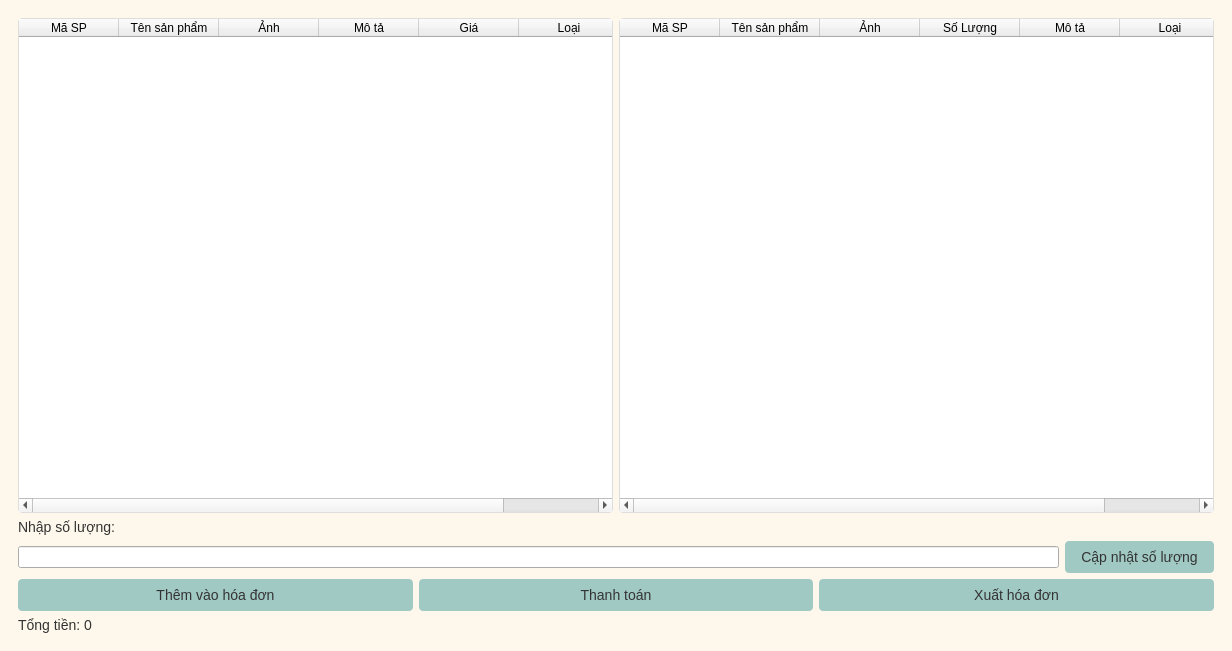
<?xml version="1.0" encoding="UTF-8"?>
<ui version="4.0">
 <class>MainWindow</class>
 <widget class="QMainWindow" name="MainWindow">
  <property name="geometry">
   <rect>
    <x>0</x>
    <y>0</y>
    <width>1232</width>
    <height>651</height>
   </rect>
  </property>
  <property name="windowTitle">
   <string>Order Management System</string>
  </property>
  <property name="styleSheet">
   <string notr="true">
    QMainWindow {
        background-color: #fef8ec;
    }
    QPushButton {
        background-color: #a0c9c3;
        color: #333;
        border: none;
        padding: 8px 16px;
        border-radius: 4px;
        font-size: 14px;
    }
    QPushButton:hover {
        background-color: #657d81;
		color: white;
    }
    QTableWidget {
        background-color: white;
        border: 1px solid #ddd;
        border-radius: 4px;
    }
    QTableWidget::item {
        padding: 4px;
    }
    QLabel {
        font-size: 14px;
        color: #333;
    }
    QDateEdit, QSpinBox {
        padding: 4px;
        border: 1px solid #ddd;
        border-radius: 4px;
    }
   </string>
  </property>
  <widget class="QWidget" name="centralwidget">
   <layout class="QHBoxLayout" name="horizontalLayout_3">
    <item>
     <widget class="QStackedWidget" name="stackedWidget">
      <property name="currentIndex">
       <number>1</number>
      </property>
      <widget class="QWidget" name="page_order_list">
       <layout class="QVBoxLayout" name="verticalLayout_2">
        <item>
         <widget class="QGroupBox" name="groupBox_filters">
          <property name="title">
           <string>Tìm kiếm</string>
          </property>
          <layout class="QGridLayout" name="gridLayout">
           <item row="0" column="0">
            <widget class="QLabel" name="label_date_from">
             <property name="text">
              <string>From Date:</string>
             </property>
            </widget>
           </item>
           <item row="0" column="1">
            <widget class="QDateEdit" name="dateEdit_from"/>
           </item>
           <item row="0" column="2">
            <widget class="QLabel" name="label_date_to">
             <property name="text">
              <string>To Date:</string>
             </property>
            </widget>
           </item>
           <item row="0" column="3">
            <widget class="QDateEdit" name="dateEdit_to"/>
           </item>
           <item row="1" column="0">
            <widget class="QLabel" name="label_price_from">
             <property name="text">
              <string>Price From:</string>
             </property>
            </widget>
           </item>
           <item row="1" column="1">
            <widget class="QSpinBox" name="spinBox_price_from">
             <property name="maximum">
              <number>999999999</number>
             </property>
            </widget>
           </item>
           <item row="1" column="2">
            <widget class="QLabel" name="label_price_to">
             <property name="text">
              <string>Price To:</string>
             </property>
            </widget>
           </item>
           <item row="1" column="3">
            <widget class="QSpinBox" name="spinBox_price_to">
             <property name="maximum">
              <number>999999999</number>
             </property>
            </widget>
           </item>
          </layout>
         </widget>
        </item>
        <item>
         <layout class="QHBoxLayout" name="horizontalLayout">
          <item>
           <widget class="QPushButton" name="pushButton_create_order">
            <property name="text">
             <string>Tạo đơn hàng</string>
            </property>
           </widget>
          </item>
          <item>
           <widget class="QPushButton" name="pushButton_view_details">
            <property name="text">
             <string>Xem chi tiết đơn hàng</string>
            </property>
           </widget>
          </item>
         </layout>
        </item>
        <item>
         <widget class="QTableWidget" name="tableWidget_orders">
          <attribute name="horizontalHeaderStretchLastSection">
           <bool>true</bool>
          </attribute>
          <column>
           <property name="text">
            <string>Mã DH</string>
           </property>
          </column>
          <column>
           <property name="text">
            <string>Mã KH</string>
           </property>
          </column>
          <column>
           <property name="text">
            <string>Mã NV</string>
           </property>
          </column>
          <column>
           <property name="text">
            <string>Ngày đặt </string>
           </property>
          </column>
          <column>
           <property name="text">
            <string>Tổng tiền</string>
           </property>
          </column>
          <column>
           <property name="text">
            <string>Trạng thái</string>
           </property>
          </column>
         </widget>
        </item>
       </layout>
      </widget>
      <widget class="QWidget" name="page_create_order">
       <layout class="QHBoxLayout" name="horizontalLayout_6">
        <item>
         <layout class="QVBoxLayout" name="verticalLayout">
          <item>
           <layout class="QHBoxLayout" name="horizontalLayout_4">
            <item>
             <widget class="QTableWidget" name="tableWidget_product">
              <attribute name="horizontalHeaderStretchLastSection">
               <bool>true</bool>
              </attribute>
              <column>
               <property name="text">
                <string>Mã SP</string>
               </property>
              </column>
              <column>
               <property name="text">
                <string>Tên sản phẩm</string>
               </property>
              </column>
              <column>
               <property name="text">
                <string>Ảnh</string>
               </property>
              </column>
              <column>
               <property name="text">
                <string>Mô tả</string>
               </property>
              </column>
              <column>
               <property name="text">
                <string>Giá</string>
               </property>
              </column>
              <column>
               <property name="text">
                <string>Loại</string>
               </property>
              </column>
             </widget>
            </item>
            <item>
             <widget class="QTableWidget" name="tableWidget_menu">
              <column>
               <property name="text">
                <string>Mã SP</string>
               </property>
              </column>
              <column>
               <property name="text">
                <string>Tên sản phẩm</string>
               </property>
              </column>
              <column>
               <property name="text">
                <string>Ảnh</string>
               </property>
              </column>
              <column>
               <property name="text">
                <string>Số Lượng</string>
               </property>
              </column>
              <column>
               <property name="text">
                <string>Mô tả</string>
               </property>
              </column>
              <column>
               <property name="text">
                <string>Loại</string>
               </property>
              </column>
             </widget>
            </item>
           </layout>
          </item>
          <item>
           <widget class="QLabel" name="label_quantity">
            <property name="text">
             <string>Nhập số lượng:</string>
            </property>
           </widget>
          </item>
          <item>
           <layout class="QHBoxLayout" name="horizontalLayout_5">
            <item>
             <widget class="QLineEdit" name="lineEdit_quantity"/>
            </item>
            <item>
             <widget class="QPushButton" name="updateSLButton">
              <property name="text">
               <string>Cập nhật số lượng</string>
              </property>
             </widget>
            </item>
           </layout>
          </item>
          <item>
           <layout class="QHBoxLayout" name="horizontalLayout_2">
            <item>
             <widget class="QPushButton" name="pushButton_add_to_order">
              <property name="text">
               <string>Thêm vào hóa đơn</string>
              </property>
             </widget>
            </item>
            <item>
             <widget class="QPushButton" name="pushButton_payment">
              <property name="text">
               <string>Thanh toán</string>
              </property>
             </widget>
            </item>
            <item>
             <widget class="QPushButton" name="pushButton_print">
              <property name="text">
               <string>Xuất hóa đơn</string>
              </property>
             </widget>
            </item>
           </layout>
          </item>
          <item>
           <widget class="QLabel" name="label_total">
            <property name="text">
             <string>Tổng tiền: 0</string>
            </property>
           </widget>
          </item>
         </layout>
        </item>
       </layout>
      </widget>
      <widget class="QWidget" name="page_order_details">
       <layout class="QVBoxLayout" name="verticalLayout_4">
        <item>
         <widget class="QLabel" name="label_order_details">
          <property name="styleSheet">
           <string>font-size: 18px; font-weight: bold; margin: 10px;</string>
          </property>
          <property name="text">
           <string>Chi tiết đơn hàng</string>
          </property>
          <property name="alignment">
           <set>Qt::AlignCenter</set>
          </property>
         </widget>
        </item>
        <item>
         <widget class="QTableWidget" name="tableWidget_order_details">
          <attribute name="horizontalHeaderStretchLastSection">
           <bool>true</bool>
          </attribute>
          <column>
           <property name="text">
            <string>Mã DH</string>
           </property>
          </column>
          <column>
           <property name="text">
            <string>Mã SP</string>
           </property>
          </column>
          <column>
           <property name="text">
            <string>Số Lượng</string>
           </property>
          </column>
          <column>
           <property name="text">
            <string>Đơn Giá</string>
           </property>
          </column>
          <column>
           <property name="text">
            <string>Thành Tiền</string>
           </property>
          </column>
         </widget>
        </item>
        <item>
         <widget class="QPushButton" name="backButton">
          <property name="text">
           <string>Quay lại </string>
          </property>
          <property name="icon">
           <iconset resource="../resources.qrc">
            <normaloff>:/Icons/left-arrow.png</normaloff>:/Icons/left-arrow.png</iconset>
          </property>
          <property name="iconSize">
           <size>
            <width>20</width>
            <height>20</height>
           </size>
          </property>
         </widget>
        </item>
       </layout>
      </widget>
     </widget>
    </item>
   </layout>
  </widget>
 </widget>
 <resources>
  <include location="../resources.qrc"/>
 </resources>
 <connections/>
</ui>
